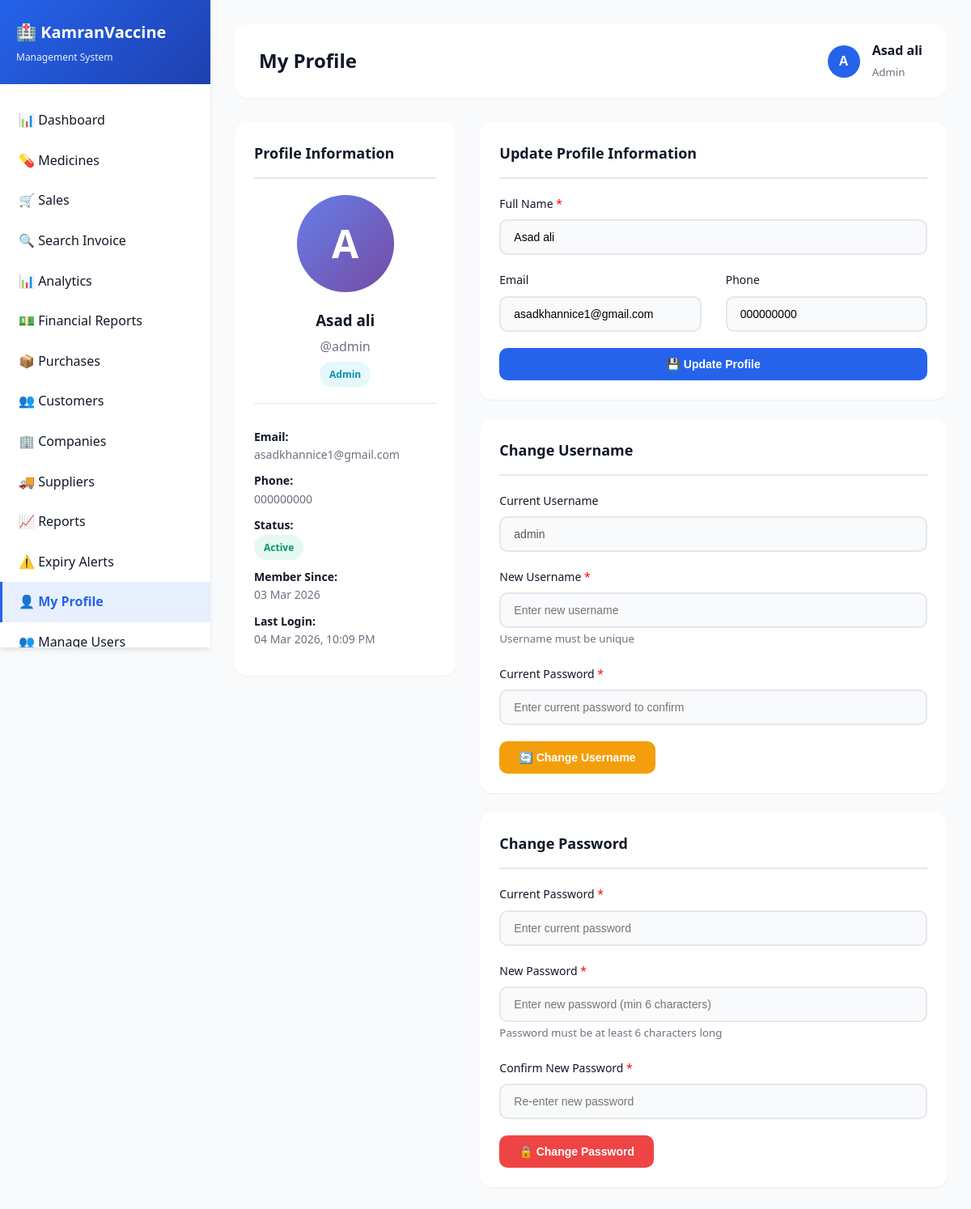
The app's page /admin/profile.php (signed in), older data.
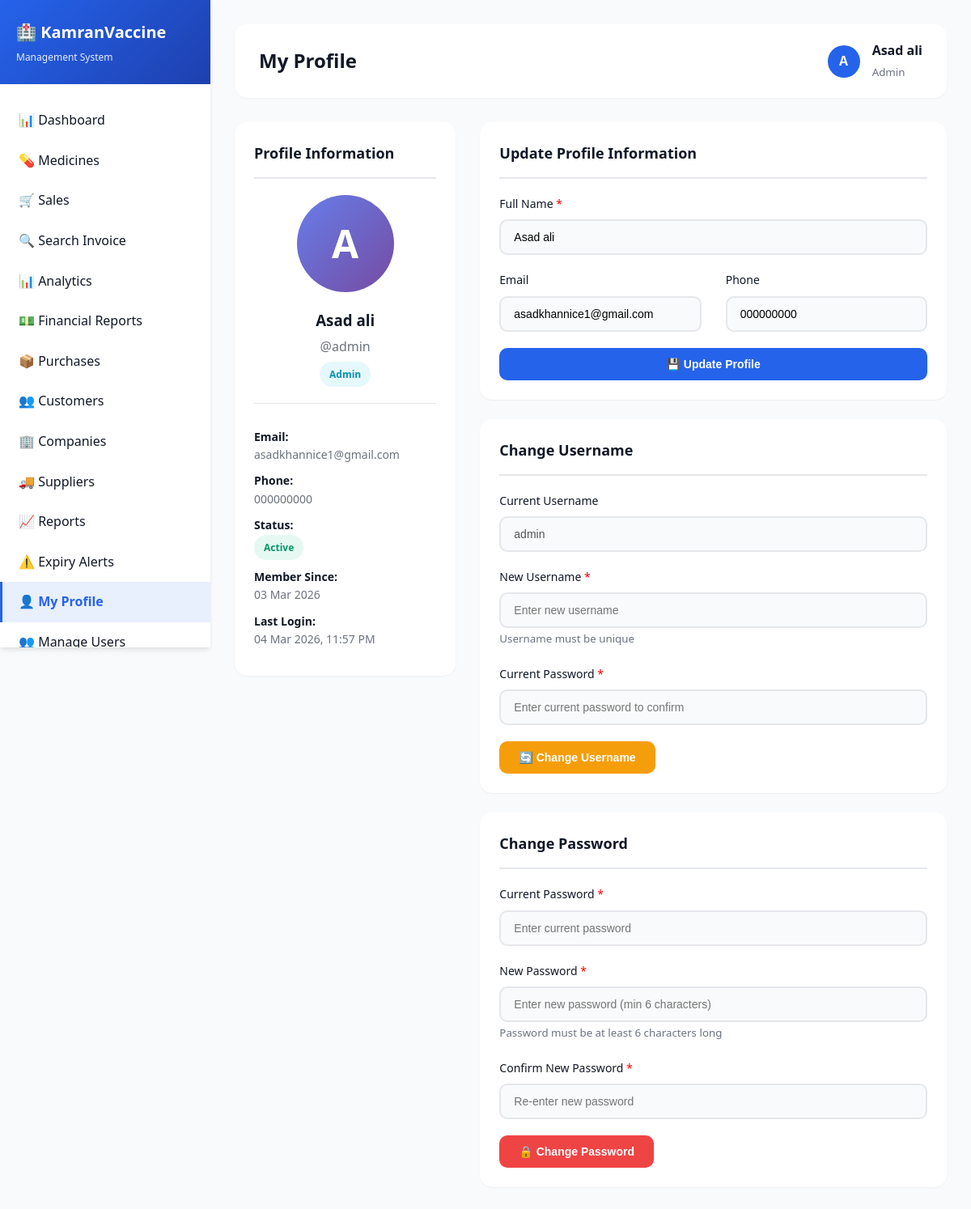
The same page, newer data.
### tables this page shows
CREATE TABLE `users` (
  `id` int(11) NOT NULL AUTO_INCREMENT,
  `username` varchar(100) NOT NULL,
  `password` varchar(255) NOT NULL,
  `full_name` varchar(255) NOT NULL,
  `email` varchar(255) DEFAULT NULL,
  `phone` varchar(20) DEFAULT NULL,
  `role` enum('admin','pharmacist','cashier','manager') DEFAULT 'cashier',
  `status` enum('active','inactive') DEFAULT 'active',
  `created_at` timestamp NOT NULL DEFAULT current_timestamp(),
  `last_login` timestamp NULL DEFAULT NULL,
  PRIMARY KEY (`id`),
  UNIQUE KEY `username` (`username`),
  KEY `idx_username` (`username`),
  KEY `idx_role` (`role`)
);

### admin/profile.php (the view, shortened to what the changed rows need)
<?php
include("includes/header.php");
$user_id = $_SESSION['user_id'];
$user_query = mysqli_query($conn, "SELECT * FROM users WHERE id = $user_id");
$user = mysqli_fetch_assoc($user_query);
?>
<div class="row" style="margin-bottom: 24px;">
    <div class="col-md-4">
        <div class="card">
            <div class="card-body" style="text-align: center;">
                <div class="profile-avatar" style="width: 120px; height: 120px; border-radius: 50%; background: linear-gradient(135deg, #667eea 0%, #764ba2 100%); color: white; display: flex; align-items: center; justify-content: center; font-size: 48px; font-weight: bold; margin: 0 auto 20px;">
                    <?php echo strtoupper(substr($user['full_name'], 0, 1)); ?>
                </div>
                <h3 style="margin-bottom: 5px;"><?php echo $user['full_name']; ?></h3>
                <p style="color: #6b7280; margin-bottom: 5px;">@<?php echo $user['username']; ?></p>
                <span class="badge badge-info" style="font-size: 12px;"><?php echo ucfirst($user['role']); ?></span>
                <div style="margin-top: 20px; padding-top: 20px; border-top: 1px solid #e5e7eb; text-align: left;">
                    <p style="margin: 10px 0; font-size: 14px;">
                        <strong>Email:</strong><br>
                        <span style="color: #6b7280;"><?php echo $user['email'] ?? 'Not set'; ?></span>
                    </p>
                    <p style="margin: 10px 0; font-size: 14px;">
                        <strong>Phone:</strong><br>
                        <span style="color: #6b7280;"><?php echo $user['phone'] ?? 'Not set'; ?></span>
                    </p>
                    <p style="margin: 10px 0; font-size: 14px;">
                        <strong>Status:</strong><br>
                        <span class="badge badge-success"><?php echo ucfirst($user['status']); ?></span>
                    </p>
                    <p style="margin: 10px 0; font-size: 14px;">
                        <strong>Member Since:</strong><br>
                        <span style="color: #6b7280;"><?php echo date('d M Y', strtotime($user['created_at'])); ?></span>
                    </p>
                    <?php if ($user['last_login']): ?>
                    <p style="margin: 10px 0; font-size: 14px;">
                        <strong>Last Login:</strong><br>
                        <span style="color: #6b7280;"><?php echo date('d M Y, h:i A', strtotime($user['last_login'])); ?></span>
                    </p>
                    <?php endif; ?>
                </div>
            </div>
        </div>
    </div>
    <div class="col-md-8">
        <div class="card" style="margin-bottom: 24px;">
            <div class="card-body">
                <form method="POST">
                    <div class="form-group">
                        <label>Full Name <span style="color: red;">*</span></label>
                        <input type="text" name="full_name" class="form-control"
                               value="<?php echo $user['full_name']; ?>" required>
                    </div>
                    <div class="row">
                        <div class="col-md-6">
                            <div class="form-group">
                                <label>Email</label>
                                <input type="email" name="email" class="form-control"
                                       value="<?php echo $user['email']; ?>">
                            </div>
                        </div>
                        <div class="col-md-6">
                            <div class="form-group">
                                <label>Phone</label>
                                <input type="text" name="phone" class="form-control"
                                       value="<?php echo $user['phone']; ?>">
                            </div>
                        </div>
                    </div>
                </form>
            </div>
        </div>
        <div class="card" style="margin-bottom: 24px;">
            <div class="card-body">
                <form method="POST">
                    <div class="form-group">
                        <label>Current Username</label>
                        <input type="text" class="form-control" value="<?php echo $user['username']; ?>" disabled>
                    </div>
                </form>
            </div>
        </div>
    </div>
</div>
<?php include("includes/footer.php"); ?>

Row changes from the older to the newer data that the page shows:
changed users "Asad ali": last_login "04 Mar 2026, 10:09 PM" → "04 Mar 2026, 11:57 PM"
